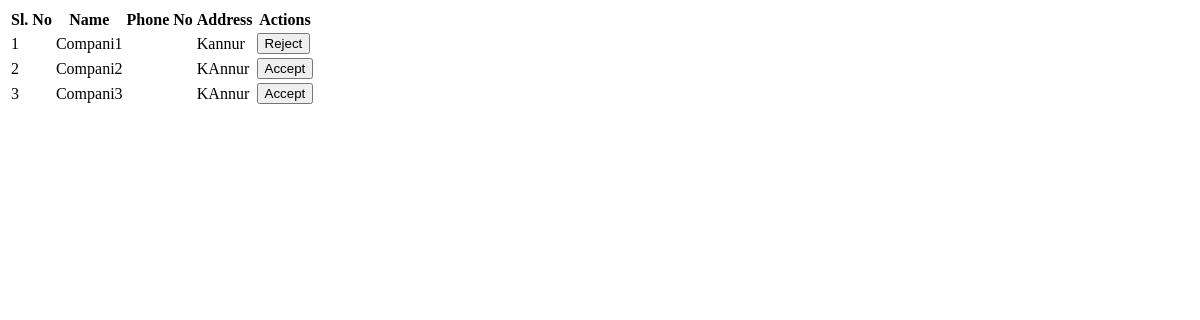
The app's page /adminhome, older data.
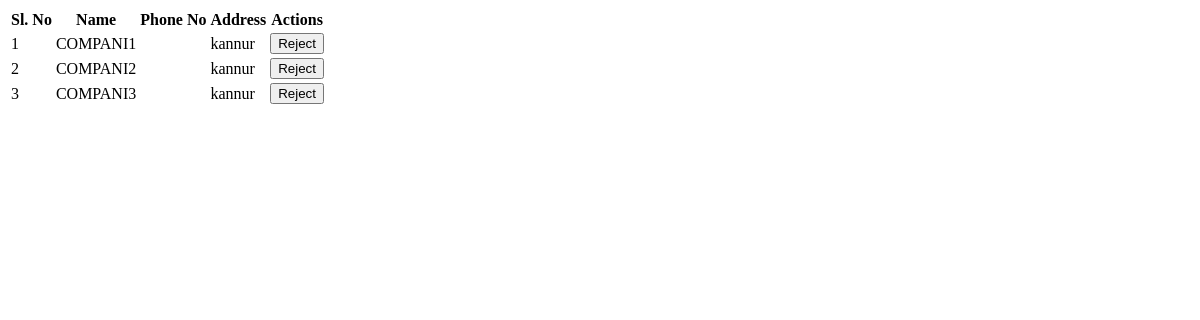
The same page, newer data.
### app/models.py (models this page shows, shortened)
class Company(models.Model):
    company_id=models.ForeignKey(CustomUser,on_delete=models.CASCADE)
    name=models.CharField(max_length=100)
    address=models.CharField(max_length=100)
    contactnumber=models.IntegerField(null=True,blank=True)
    email= models.CharField(max_length=100)

### app/views.py (the view)
# urls.py: path('adminhome',views.adminhome,name='adminhome'),
def adminhome(request):
    user=Company.objects.all()
    return render(request,'adminhome.html',{'user':user})

### templates/adminhome.html (shortened to what this page needs)
<!DOCTYPE html>
<html lang="en">
<head>
</head>
<body>
    <table>
        <tr>
            <th>Sl. No</th>
            <th>Name</th>
            <th>Phone No</th>
            <th>Address</th>
            <th>Actions</th>
        </tr>
        {% for i in user %}
        <tr>
            <td>{{ forloop.counter }}</td>
            <td>{{ i.name }}</td>
            <td>{{ i.phone }}</td>
            <td>{{ i.address }}</td>
            <td>
                <form action="{% url 'adminuseraccept' id=i.id %}" method="post" style="display:inline;">
                    {% if i.company_id.status == 'pending' %}
                        <button name="status" value="accepted">Accept</button>
                        <button name="status" value="rejected">Reject</button>
                    {% elif i.company_id.status == 'accepted' %}
                        <button name="status" value="rejected">Reject</button>
                    {% else %}
                        <button name="status" value="accepted">Accept</button>
                    {% endif %}
                </form>
            </td>
        </tr>
        {% endfor %}
    </table>
</body>
</html>

Row changes from the older to the newer data that the page shows:
changed Company: name "Compani1" → "COMPANI1"; address "Kannur" → "kannur"
changed Company: name "Compani2" → "COMPANI2"; address "KAnnur" → "kannur"; company_id_id "Accept" → "Reject"
changed Company: name "Compani3" → "COMPANI3"; address "KAnnur" → "kannur"; company_id_id "Accept" → "Reject"
